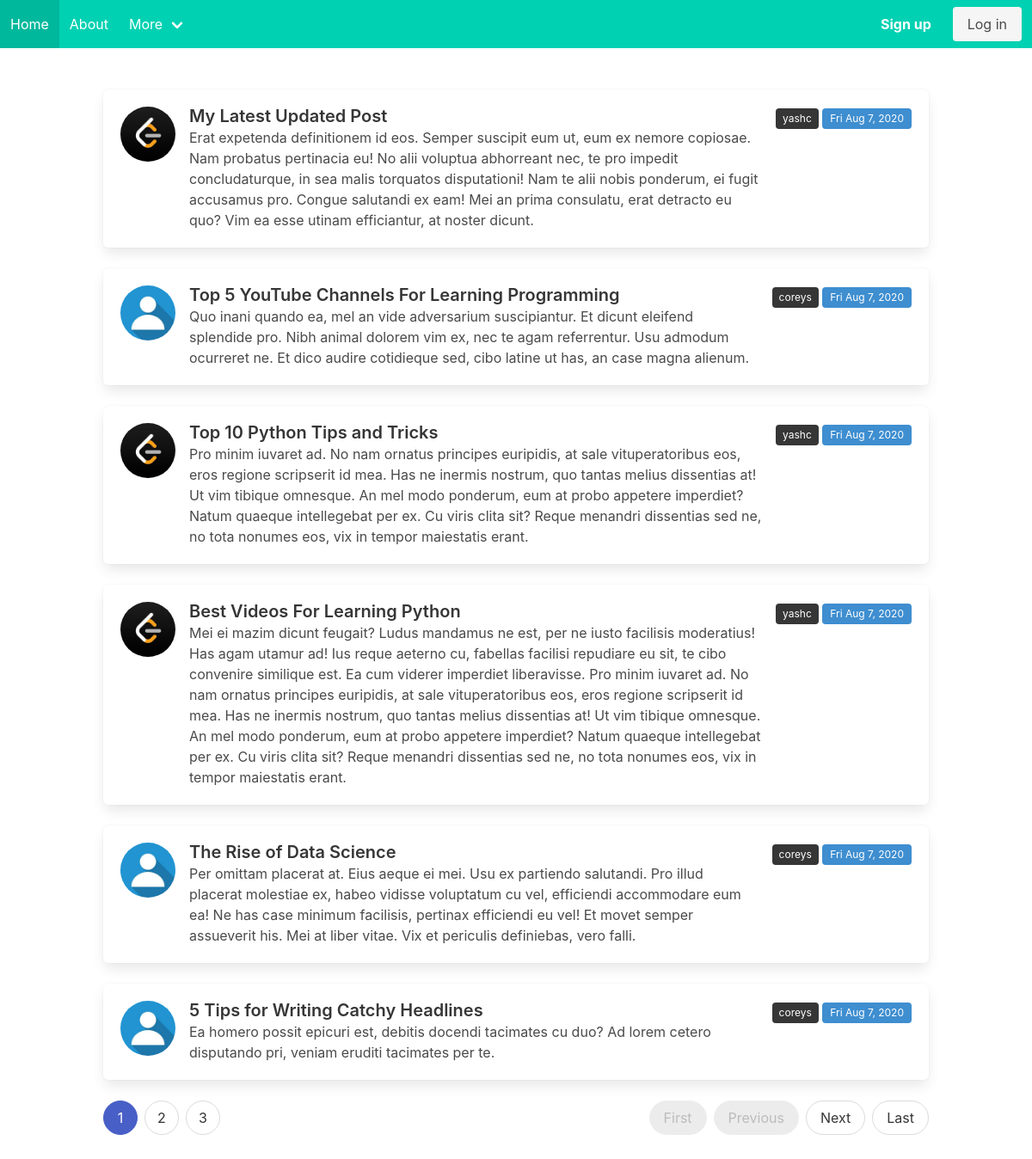
The page / on the database its author committed.
### blog/models.py (models this page shows, shortened)
class Post(models.Model):
    title = models.CharField(max_length=100)
    content = models.TextField()
    date_posted = models.DateTimeField(auto_now_add=True)
    author = models.ForeignKey(User, on_delete=models.CASCADE)

### users/models.py (models this page shows, shortened)
class Profile(models.Model):
    user = models.OneToOneField(User, on_delete=models.CASCADE)
    image = models.ImageField(default='default.jpg', upload_to='profile_pics')

### blog/views.py (the view)
# urls.py: path('', PostListView.as_view(), name='blog-home'),
class PostListView(ListView):
    model = Post
    template_name = 'blog/home.html'
    context_object_name = 'posts'
    ordering = ['-date_posted']
    paginate_by = 6

### blog/templates/blog/home.html
{% extends "blog/base.html" %}
{% block content %}
{% for post in posts %}
<div class="box">
  <article class="media">
    <figure class="media-left">
      <p class="image is-64x64">
        <img class="is-rounded" src="{{ post.author.profile.image.url }}">
      </p>
    </figure>
    <div class="media-content">
      <div class="content">
        <a href="{% url 'post-detail' post.id %}">
          <strong class="title is-5">{{post.title}}</strong>
        </a>
        <br>
        {{post.content}}
      </div>
    </div>
    <div class="media-right">
      <a class="px-2 tag is-dark" href="{% url 'user-posts' post.author.username %}">{{post.author}}</a>
      <small class="tag is-info">{{post.date_posted|date:"D M j, Y"}}</small>
    </div>
  </article>
</div>
{% endfor %}
<nav class="pagination is-rounded" role="navigation" aria-label="pagination">
  {% if is_paginated %}
  {% if page_obj.has_previous %}
  <a class="pagination-previous" href="?page=1">First</a>
  <a class="pagination-previous" href="?page={{ page_obj.previous_page_number }}">Previous</a>
  {% else %}
  <a class="pagination-previous" title="This is the first page" disabled>First</a>
  <a class="pagination-previous" title="This is the first page" disabled>Previous</a>
  {% endif %}
  <ul class="pagination-list">
    {% for num in page_obj.paginator.page_range %}
    {% if page_obj.number == num %}
    <li>
      <a class="pagination-link is-current" aria-label="Page {{ num }}" aria-current="page"
        href="?page={{ num }}">{{ num }}</a>
    </li>
    {% elif num > page_obj.number|add:'-3' and num < page_obj.number|add:'3' %}
    <li>
      <a class="pagination-link" aria-label="Goto page {{ num }}" href="?page={{ num}}">{{ num }}</a>
    </li>
    {% endif %}
    {% endfor %}
  </ul>
  {% if page_obj.has_next %}
  <a class="pagination-next" href="?page={{ page_obj.next_page_number }}">Next</a>
  <a class="pagination-next" href="?page={{ page_obj.paginator.num_pages }}">Last</a>
  {% else %}
  <a class="pagination-next" title="This is the last page" disabled>Next</a>
  <a class="pagination-next" href="?page={{ page_obj.paginator.num_pages }}">Last</a>
  {% endif %}
  {% endif %}
</nav>
{% endblock content %}

### rows shown on the page
Post: author.profile.image (picture), title "My Latest Updated Post", content "Erat expetenda definitionem id eos. Semper suscipit eum ut, eum ex nemore copiosae. Nam probatus pertinacia eu! No alii voluptua abhorreant nec, te pro impedit concludaturque, in sea malis torquatos disputationi! Nam te alii nobis ponderum, ei fugit accusamus pro. Congue salutandi ex eam! Mei an prima consulatu, erat detracto eu quo? Vim ea esse utinam efficiantur, at noster dicunt.", author "yashc", date_posted "Fri Aug 7, 2020"
Post: author.profile.image (placeholder picture), title "Top 5 YouTube Channels For Learning Programming", content "Quo inani quando ea, mel an vide adversarium suscipiantur. Et dicunt eleifend splendide pro. Nibh animal dolorem vim ex, nec te agam referrentur. Usu admodum ocurreret ne. Et dico audire cotidieque sed, cibo latine ut has, an case magna alienum.", author "coreys", date_posted "Fri Aug 7, 2020"
Post: author.profile.image (picture), title "Top 10 Python Tips and Tricks", content "Pro minim iuvaret ad. No nam ornatus principes euripidis, at sale vituperatoribus eos, eros regione scripserit id mea. Has ne inermis nostrum, quo tantas melius dissentias at! Ut vim tibique omnesque. An mel modo ponderum, eum at probo appetere imperdiet? Natum quaeque intellegebat per ex. Cu viris clita sit? Reque menandri dissentias sed ne, no tota nonumes eos, vix in tempor maiestatis erant.", author "yashc", date_posted "Fri Aug 7, 2020"
Post: author.profile.image (picture), title "Best Videos For Learning Python", content "Mei ei mazim dicunt feugait? Ludus mandamus ne est, per ne iusto facilisis moderatius! Has agam utamur ad! Ius reque aeterno cu, fabellas facilisi repudiare eu sit, te cibo convenire similique est. Ea cum viderer imperdiet liberavisse. Pro minim iuvaret ad. No nam ornatus principes euripidis, at sale vituperatoribus eos, eros regione scripserit id mea. Has ne inermis nostrum, quo tantas melius dissentias at! Ut vim tibique omnesque. An mel modo ponderum, eum at probo appetere imperdiet? Natum quaeque intellegebat per ex. Cu viris clita sit? Reque menandri dissentias sed ne, no tota nonumes eos, vix in tempor maiestatis erant.", author "yashc", date_posted "Fri Aug 7, 2020"
Post: author.profile.image (placeholder picture), title "The Rise of Data Science", content "Per omittam placerat at. Eius aeque ei mei. Usu ex partiendo salutandi. Pro illud placerat molestiae ex, habeo vidisse voluptatum cu vel, efficiendi accommodare eum ea! Ne has case minimum facilisis, pertinax efficiendi eu vel! Et movet semper assueverit his. Mei at liber vitae. Vix et periculis definiebas, vero falli.", author "coreys", date_posted "Fri Aug 7, 2020"
Post: author.profile.image (placeholder picture), title "5 Tips for Writing Catchy Headlines", content "Ea homero possit epicuri est, debitis docendi tacimates cu duo? Ad lorem cetero disputando pri, veniam eruditi tacimates per te.", author "coreys", date_posted "Fri Aug 7, 2020"

### other values the page prints
{{ num }} "1"
{{ num }} "2" "3"
